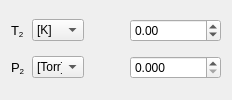
              <widget class="QWidget" name="tab">
               <attribute name="title">
                <string>Incident Shock</string>
               </attribute>
               <layout class="QGridLayout" name="gridLayout_30">
                <item row="1" column="0">
                 <widget class="QLabel" name="label_34">
                  <property name="text">
                   <string>&lt;html&gt;&lt;head/&gt;&lt;body&gt;&lt;p&gt;&lt;span style=&quot; font-size:10pt;&quot;&gt;P&lt;/span&gt;&lt;span style=&quot; font-size:10pt; vertical-align:sub;&quot;&gt;2&lt;/span&gt;&lt;/p&gt;&lt;/body&gt;&lt;/html&gt;</string>
                  </property>
                  <property name="margin">
                   <number>0</number>
                  </property>
                 </widget>
                </item>
                <item row="0" column="1">
                 <widget class="QComboBox" name="T2_units_box">
                  <property name="maximumSize">
                   <size>
                    <width>52</width>
                    <height>16777215</height>
                   </size>
                  </property>
                  <item>
                   <property name="text">
                    <string>[K]</string>
                   </property>
                  </item>
                  <item>
                   <property name="text">
                    <string>[°C]</string>
                   </property>
                  </item>
                  <item>
                   <property name="text">
                    <string>[°F]</string>
                   </property>
                  </item>
                  <item>
                   <property name="text">
                    <string>[°R]</string>
                   </property>
                  </item>
                 </widget>
                </item>
                <item row="1" column="3">
                 <widget class="QDoubleSpinBox" name="P2_value_box">
                  <property name="correctionMode">
                   <enum>QAbstractSpinBox::CorrectToNearestValue</enum>
                  </property>
                  <property name="keyboardTracking">
                   <bool>false</bool>
                  </property>
                  <property name="decimals">
                   <number>3</number>
                  </property>
                  <property name="maximum">
                   <double>10000000.000000000000000</double>
                  </property>
                  <property name="singleStep">
                   <double>0.010000000000000</double>
                  </property>
                 </widget>
                </item>
                <item row="1" column="1">
                 <widget class="QComboBox" name="P2_units_box">
                  <property name="maximumSize">
                   <size>
                    <width>52</width>
                    <height>16777215</height>
                   </size>
                  </property>
                  <item>
                   <property name="text">
                    <string>[Torr]</string>
                   </property>
                  </item>
                  <item>
                   <property name="text">
                    <string>[Pa]</string>
                   </property>
                  </item>
                  <item>
                   <property name="text">
                    <string>[kPa]</string>
                   </property>
                  </item>
                  <item>
                   <property name="text">
                    <string>[psi]</string>
                   </property>
                  </item>
                  <item>
                   <property name="text">
                    <string>[atm]</string>
                   </property>
                  </item>
                  <item>
                   <property name="text">
                    <string>[bar]</string>
                   </property>
                  </item>
                 </widget>
                </item>
                <item row="0" column="3">
                 <widget class="QDoubleSpinBox" name="T2_value_box">
                  <property name="minimumSize">
                   <size>
                    <width>80</width>
                    <height>0</height>
                   </size>
                  </property>
                  <property name="correctionMode">
                   <enum>QAbstractSpinBox::CorrectToNearestValue</enum>
                  </property>
                  <property name="keyboardTracking">
                   <bool>false</bool>
                  </property>
                  <property name="minimum">
                   <double>-10000.000000000000000</double>
                  </property>
                  <property name="maximum">
                   <double>10000.000000000000000</double>
                  </property>
                  <property name="singleStep">
                   <double>0.100000000000000</double>
                  </property>
                 </widget>
                </item>
                <item row="0" column="0">
                 <widget class="QLabel" name="label_27">
                  <property name="text">
                   <string>&lt;html&gt;&lt;head/&gt;&lt;body&gt;&lt;p&gt;&lt;span style=&quot; font-size:10pt;&quot;&gt;T&lt;/span&gt;&lt;span style=&quot; font-size:10pt; vertical-align:sub;&quot;&gt;2&lt;/span&gt;&lt;/p&gt;&lt;/body&gt;&lt;/html&gt;</string>
                  </property>
                  <property name="margin">
                   <number>0</number>
                  </property>
                 </widget>
                </item>
                <item row="0" column="2">
                 <spacer name="horizontalSpacer_11">
                  <property name="orientation">
                   <enum>Qt::Horizontal</enum>
                  </property>
                  <property name="sizeHint" stdset="0">
                   <size>
                    <width>40</width>
                    <height>20</height>
                   </size>
                  </property>
                 </spacer>
                </item>
               </layout>
              </widget>
